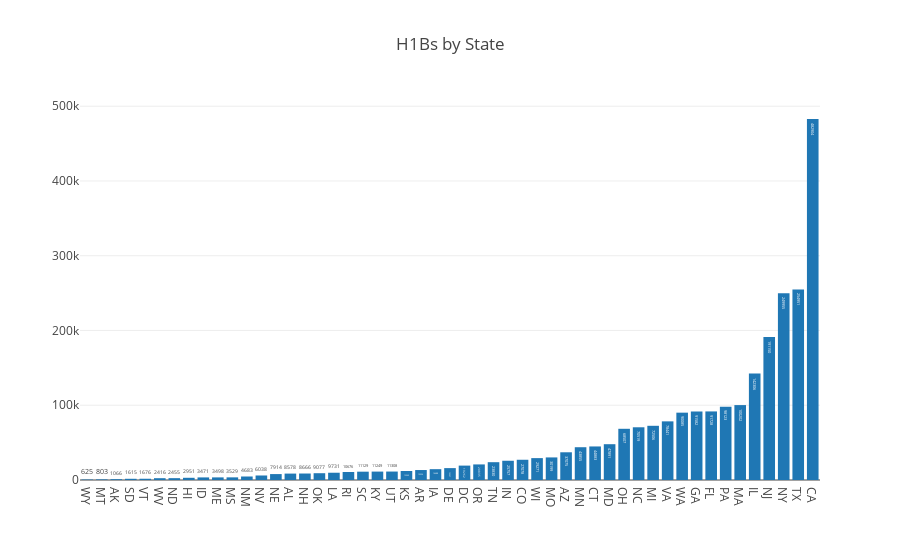

Source (notebook cell):
### Markdown cell above
After attaining the proper X and Y, we are ready to plot.

### Code cell
trace_states = go.Bar(
    x=X, 
    y=Y, 
    name="State", 
    text=Y, 
    textposition = 'auto')

data = [trace_states]
layout = go.Layout(
    title="H1Bs by State",
    barmode='stack'  
)
fig = go.Figure(
    data=data, 
    layout=layout
)
iplot(fig, 
      filename='stacked-bar', 
)

### Figure 1 — Plotly figure (JSON) as saved in the notebook; plotly's stock layout.template omitted (floating-point values rounded to 4 significant figures)
{"data": [{"name": "State", "text": [625, 803, 1066, 1615, 1676, 2416, 2455, 2951, 3471, 3498, 3529, 4683, 6038, 7914, 8578, 8666, 9077, 9731, 10676, 11129, 11249, 11308, 12040, 13334, 14488, 15907, 19262, 20835, 23830, 25757, 27078, 29271, 30199, 37075, 43855, 44883, 47891, 68507, 70519, 72506, 78441, 90085, 91582, 91728, 98123, 100202, 142306, 191150, 249955, 254951, 482904], "textposition": "auto", "type": "bar", "x": ["WY", "MT", "AK", "SD", "VT", "WV", "ND", "HI", "ID", "ME", "MS", "NM", "NV", "NE", "AL", "NH", "OK", "LA", "RI", "SC", "KY", "UT", "KS", "AR", "IA", "DE", "DC", "OR", "TN", "IN", "CO", "WI", "MO", "AZ", "MN", "CT", "MD", "OH", "NC", "MI", "VA", "WA", "GA", "FL", "PA", "MA", "IL", "NJ", "NY", "TX", "CA"], "y": [625, 803, 1066, 1615, 1676, 2416, 2455, 2951, 3471, 3498, 3529, 4683, 6038, 7914, 8578, 8666, 9077, 9731, 10676, 11129, 11249, 11308, 12040, 13334, 14488, 15907, 19262, 20835, 23830, 25757, 27078, 29271, 30199, 37075, 43855, 44883, 47891, 68507, 70519, 72506, 78441, 90085, 91582, 91728, 98123, 100202, 142306, 191150, 249955, 254951, 482904]}], "layout": {"barmode": "stack", "title": "H1Bs by State"}}
